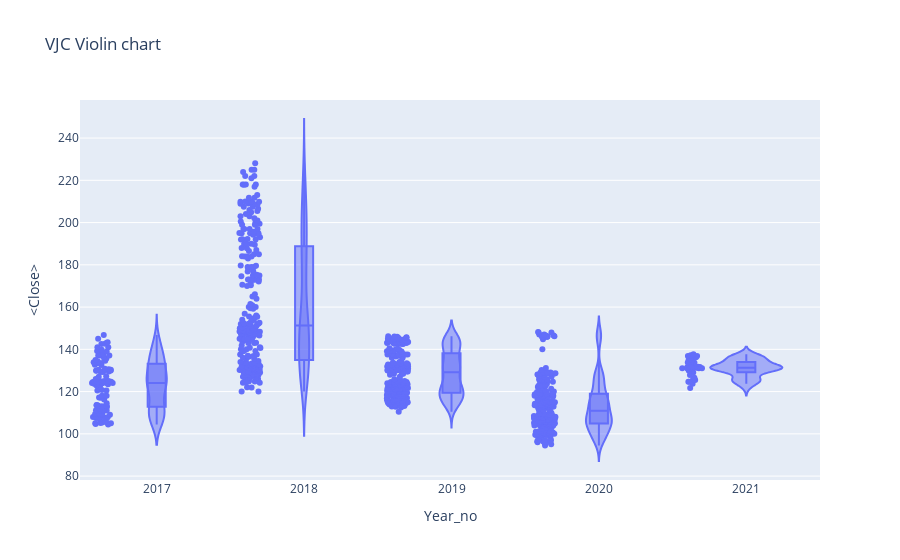

Write notebook code for a chart like this one.
### Code cell
#px.violin(df_tips, y="tip", x="smoker", color="sex", box=True, points="all",
#          hover_data=df_tips.columns)

fig = go.Figure()
px.violin(df,x='Year_no',y='<Close>',box =True, points='all',
         hover_data=df.columns, title = 'VJC Violin chart')

### Figure 1 — Plotly figure (JSON) as saved in the notebook; plotly's stock layout.template omitted (floating-point values rounded to 4 significant figures; data arrays with more than 128 entries replaced by an {"elided": "..."} marker saying what was removed)
{"data": [{"alignmentgroup": "True", "box": {"visible": true}, "customdata": {"elided": "900x3 mixed values"}, "hovertemplate": "Year_no=%{x}<br><Close>=%{y}<br>datetime=%{customdata[0]}<br><Volume>=%{customdata[1]}<br>Period=%{customdata[2]}<extra></extra>", "legendgroup": "", "marker": {"color": "#636efa"}, "name": "", "offsetgroup": "", "orientation": "v", "points": "all", "scalegroup": "True", "showlegend": false, "type": "violin", "x": {"elided": "900 int values"}, "x0": " ", "xaxis": "x", "y": {"elided": "900 float values"}, "y0": " ", "yaxis": "y"}], "layout": {"legend": {"tracegroupgap": 0}, "title": {"text": "VJC Violin chart"}, "violinmode": "group", "xaxis": {"anchor": "y", "domain": [0, 1], "title": {"text": "Year_no"}}, "yaxis": {"anchor": "x", "domain": [0, 1], "title": {"text": "<Close>"}}}}
